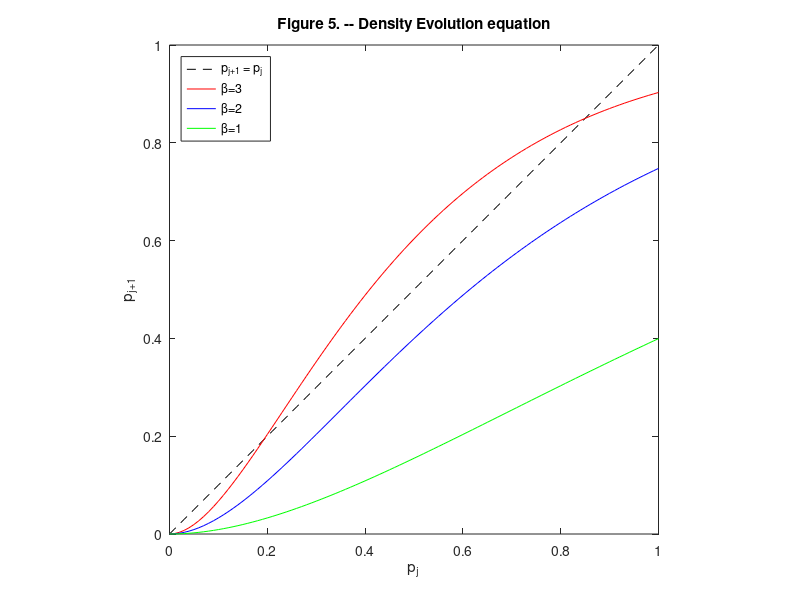

Recreate this plot in MATLAB.
% Plot the density evolution equation of Figure 5.

C = 3;
beta = [ 3 2 1 ];
pj = 0:0.01:1;

colors = [ 'rbg' ];

figure();
plot(pj, pj, 'k--');
hold on;
for i=1:length(beta(:))
  % This comes from Eq. 8 in the paper.
  % The functions lambda and rho are given in Proposition 8.
  plot(pj, (1 - exp(-beta(i)*pj)).^(C-1), colors(i));
end
hold off;

title('Figure 5. -- Density Evolution equation');
xlabel('p_j');
ylabel('p_{j+1}');
set(gca, 'XTick', 0:0.2:1);
set(gca, 'YTick', 0:0.2:1);
axis square;

leg = strvcat('p_{j+1} = p_j', [ repmat(['\beta='], length(beta(:)), 1) num2str(beta(:)) ]);
legend(leg, 'Location', 'NorthWest');
